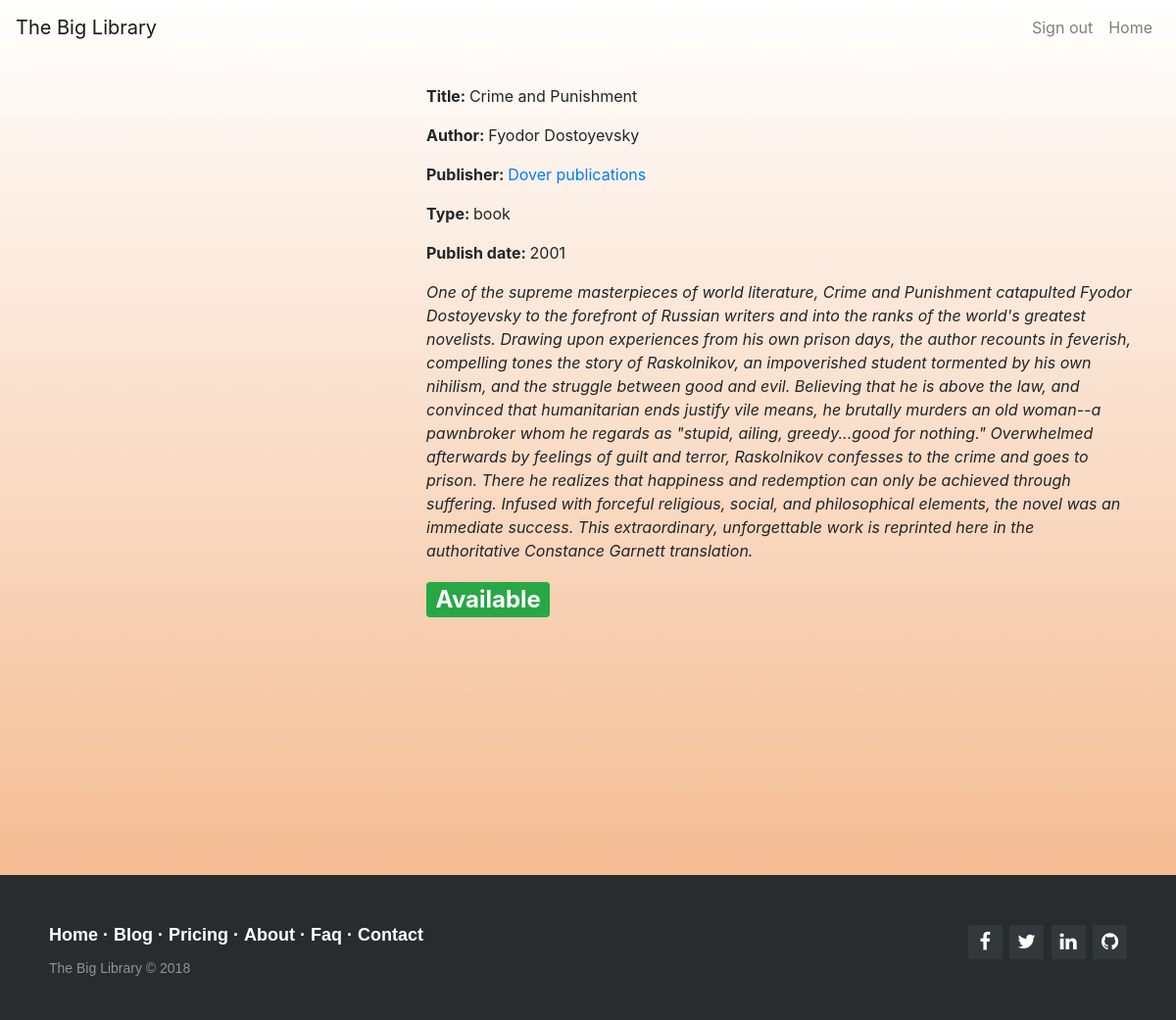
Screenshot of /learnmore.php?id=1 (signed in) with the database file from the repository.
### tables this page shows
CREATE TABLE `medias` (
  `PK_isbn` int(11) NOT NULL,
  `image` varchar(255) NOT NULL,
  `short_desc` text NOT NULL,
  `publish_date` date NOT NULL,
  `type` set('book','dvd','cd') NOT NULL,
  `status` tinyint(1) NOT NULL,
  `FK_author_id` int(11) NOT NULL,
  `FK_publisher_id` int(11) NOT NULL,
  `title` varchar(55) NOT NULL
);

CREATE TABLE `authors` (
  `PK_author_id` int(11) NOT NULL,
  `first_name` varchar(55) NOT NULL,
  `last_name` varchar(55) NOT NULL
);

CREATE TABLE `publishers` (
  `PK_publisher_id` int(11) NOT NULL,
  `name` varchar(55) NOT NULL,
  `address` varchar(55) NOT NULL,
  `size` set('big','medium','small') NOT NULL
);

### learnmore.php (the view, shortened to what this page needs)
<?php include('config.php');
 ?>
<?php include_once('head.php'); ?>
<?php include_once('navbar.php'); ?>
<?php
    $id = mysqli_real_escape_string($conn, $_GET['id']);
    $sql = "SELECT * FROM `medias`
    JOIN authors ON authors.PK_author_id = medias.FK_author_id
    JOIN publishers ON publishers.PK_publisher_id = medias.FK_publisher_id
    WHERE PK_isbn =".$id;
    $result = mysqli_query($conn, $sql);
    $media = mysqli_fetch_assoc($result);
?>
<div class="container" style="padding: 30px 0 255px 0;">
    <div class="row">
        <div class="image col-lg-4">
        </div>
        <div class="description col-lg-8">
            <p><strong>Title: </strong><?php echo $media["title"] ?></p>
            <p><strong>Author: </strong><?php echo $media["first_name"]." ".$media["last_name"]; ?></p>
            <p><strong>Publisher: </strong><a href="publishers.php?id=<?php echo $media["FK_publisher_id"]?>">
                    <?php echo $media["name"] ?>
             </a></p>
            <p><strong>Type: </strong><?php echo $media["type"] ?></p>
            <p><strong>Publish date: </strong>
            <?php
            $date = strtotime($media["publish_date"]);
            echo date('Y', $date)
            ?>
            </p>
            <p style="font-style: italic;"><?php echo $media["short_desc"] ?></p>
            <?php if ($media["status"]) { ?>
                <h2><span class="badge badge-secondary">Reserved</span></h2>
            <?php } else { ?>
                <h2><span class="badge badge-success">Available</span></h2>
            <?php } ?>
        </div>
    </div>
</div>
<?php include('footer.php'); ?>

### head.php (shortened to what this page needs)
<!DOCTYPE html>
<html lang="en">
<head>
    <link rel="stylesheet" href="style/main.css">
    <link rel="stylesheet" href="http://maxcdn.bootstrapcdn.com/font-awesome/4.2.0/css/font-awesome.min.css">
    <link rel="stylesheet" href="https://stackpath.bootstrapcdn.com/bootstrap/4.1.1/css/bootstrap.min.css">
</head>
<body>

### navbar.php (shortened to what this page needs)
<nav class="navbar navbar-expand-lg navbar-light bg-transparent">
  <a class="navbar-brand" href="<?php echo ROOT_URL."index.php" ; ?>">The Big Library</a>
  <div class="collapse navbar-collapse" id="navbarNavAltMarkup">
    <div class="navbar-nav ml-auto">
      <?php if(isset($_SESSION['user'])!="") { ?>
      <a class="nav-item nav-link" href="logout.php?logout">Sign out</a>
      <a class="nav-item nav-link" href="<?php echo ROOT_URL."home.php" ; ?>">Home</a>
      <?php } ?>
    </div>
  </div>
</nav>

### footer.php (shortened to what this page needs)
<footer class="footer-distributed">
<div class="footer-right">
    <a href="#"><i class="fa fa-facebook"></i></a>
    <a href="#"><i class="fa fa-twitter"></i></a>
    <a href="#"><i class="fa fa-linkedin"></i></a>
    <a href="#"><i class="fa fa-github"></i></a>
</div>
<div class="footer-left">
    <p class="footer-links">
        <a href="#">Home</a>
        ·
        <a href="#">Blog</a>
        ·
        <a href="#">Pricing</a>
        ·
        <a href="#">About</a>
        ·
        <a href="#">Faq</a>
        ·
        <a href="#">Contact</a>
    </p>
    <p>The Big Library &copy; 2018</p>
</div>
</footer>
</body>
</html>

### style/main.css (style rules this page uses)
.footer-distributed { background-color: #292c2f; box-shadow: 0 1px 1px 0 rgba(0, 0, 0, 0.12); box-sizing: border-box; width: 100%; text-align: left; font: normal 16px sans-serif; padding: 45px 50px; }
.footer-distributed .footer-left p { color: #8f9296; font-size: 14px; margin: 0; }
.footer-distributed p.footer-links { font-size: 18px; font-weight: bold; color: #ffffff; margin: 0 0 10px; padding: 0; }
.footer-distributed p.footer-links a { display: inline-block; line-height: 1.8; text-decoration: none; color: inherit; }
.footer-distributed .footer-right { float: right; margin-top: 6px; max-width: 180px; }
.footer-distributed .footer-right a { display: inline-block; width: 35px; height: 35px; background-color: #33383b; border-radius: 2px; font-size: 20px; color: #ffffff; text-align: center; line-height: 35px; margin-left: 3px; }
.description { padding-left: 30px !important; padding-right: 30px !important; }

### learnmore.php (style rules this page uses)
body { background: linear-gradient( rgba(242, 177, 129,0), rgba(242, 177, 129,1)); }

### rows the page displays
medias: title "Crime and Punishment", FK_author.first_name "Fyodor", FK_author.last_name "Dostoyevsky", FK_publisher.name "Dover publications", type "book", publish_date "2001", short_desc "One of the supreme masterpieces of world literature, Crime and Punishment catapulted Fyodor Dostoyevsky to the forefront of Russian writers and into the ranks of the world's greatest novelists. Drawing upon experiences from his own prison days, the author recounts in feverish, compelling tones the story of Raskolnikov, an impoverished student tormented by his own nihilism, and the struggle between good and evil. Believing that he is above the law, and convinced that humanitarian ends justify vile means, he brutally murders an old woman--a pawnbroker whom he regards as \"stupid, ailing, greedy...good for nothing.\" Overwhelmed afterwards by feelings of guilt and terror, Raskolnikov confesses…"
